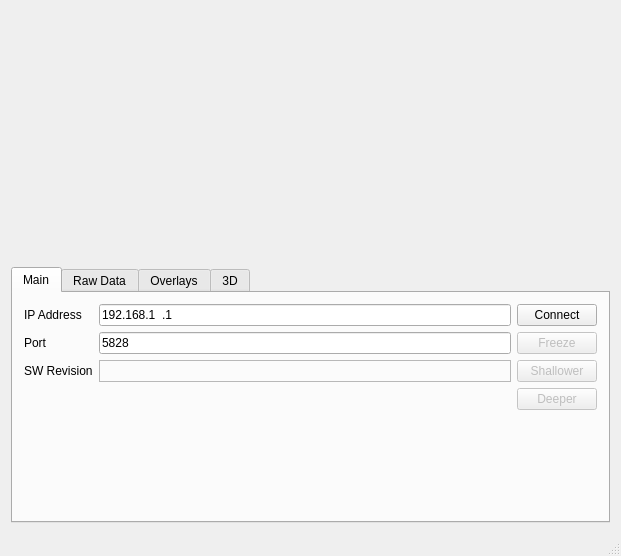
<?xml version="1.0" encoding="UTF-8"?>
<ui version="4.0">
 <class>Caster</class>
 <widget class="QMainWindow" name="Caster">
  <property name="geometry">
   <rect>
    <x>0</x>
    <y>0</y>
    <width>621</width>
    <height>556</height>
   </rect>
  </property>
  <property name="windowTitle">
   <string>Caster</string>
  </property>
  <widget class="QWidget" name="_central">
   <layout class="QVBoxLayout" name="verticalLayout">
    <item>
     <layout class="QVBoxLayout" name="image"/>
    </item>
    <item>
     <spacer name="verticalSpacer">
      <property name="orientation">
       <enum>Qt::Orientation::Vertical</enum>
      </property>
      <property name="sizeHint" stdset="0">
       <size>
        <width>20</width>
        <height>40</height>
       </size>
      </property>
     </spacer>
    </item>
    <item>
     <widget class="QTabWidget" name="tabWidget">
      <property name="currentIndex">
       <number>0</number>
      </property>
      <widget class="QWidget" name="_main">
       <attribute name="title">
        <string>Main</string>
       </attribute>
       <layout class="QGridLayout" name="gridLayout">
        <item row="1" column="1">
         <widget class="QLineEdit" name="port">
          <property name="inputMask">
           <string>#####</string>
          </property>
          <property name="text">
           <string>5828</string>
          </property>
         </widget>
        </item>
        <item row="0" column="0">
         <widget class="QLabel" name="_ip">
          <property name="text">
           <string>IP Address</string>
          </property>
         </widget>
        </item>
        <item row="2" column="0">
         <widget class="QLabel" name="label">
          <property name="text">
           <string>SW Revision</string>
          </property>
         </widget>
        </item>
        <item row="0" column="1">
         <widget class="QLineEdit" name="ip">
          <property name="inputMask">
           <string>000.000.000.000</string>
          </property>
          <property name="text">
           <string>192.168.1.1</string>
          </property>
         </widget>
        </item>
        <item row="2" column="1">
         <widget class="QLabel" name="swRevMatch">
          <property name="frameShape">
           <enum>QFrame::Shape::StyledPanel</enum>
          </property>
          <property name="text">
           <string/>
          </property>
         </widget>
        </item>
        <item row="1" column="0">
         <widget class="QLabel" name="_port">
          <property name="text">
           <string>Port</string>
          </property>
         </widget>
        </item>
        <item row="4" column="1">
         <spacer name="verticalSpacer_3">
          <property name="orientation">
           <enum>Qt::Orientation::Vertical</enum>
          </property>
          <property name="sizeHint" stdset="0">
           <size>
            <width>20</width>
            <height>40</height>
           </size>
          </property>
         </spacer>
        </item>
        <item row="2" column="2">
         <widget class="QPushButton" name="shallower">
          <property name="enabled">
           <bool>false</bool>
          </property>
          <property name="text">
           <string>Shallower</string>
          </property>
         </widget>
        </item>
        <item row="3" column="2">
         <widget class="QPushButton" name="deeper">
          <property name="enabled">
           <bool>false</bool>
          </property>
          <property name="text">
           <string>Deeper</string>
          </property>
         </widget>
        </item>
        <item row="0" column="2">
         <widget class="QPushButton" name="connect">
          <property name="text">
           <string>Connect</string>
          </property>
         </widget>
        </item>
        <item row="1" column="2">
         <widget class="QPushButton" name="freeze">
          <property name="enabled">
           <bool>false</bool>
          </property>
          <property name="text">
           <string>Freeze</string>
          </property>
         </widget>
        </item>
       </layout>
      </widget>
      <widget class="QWidget" name="_rawdata">
       <attribute name="title">
        <string>Raw Data</string>
       </attribute>
       <layout class="QGridLayout" name="gridLayout_2">
        <item row="0" column="0">
         <widget class="QPushButton" name="request">
          <property name="enabled">
           <bool>false</bool>
          </property>
          <property name="text">
           <string>Request</string>
          </property>
         </widget>
        </item>
        <item row="3" column="0">
         <widget class="QCheckBox" name="lzo">
          <property name="text">
           <string>Use LZO Compression</string>
          </property>
          <property name="checked">
           <bool>true</bool>
          </property>
         </widget>
        </item>
        <item row="2" column="0">
         <widget class="QProgressBar" name="progress">
          <property name="value">
           <number>0</number>
          </property>
         </widget>
        </item>
        <item row="1" column="0">
         <widget class="QPushButton" name="download">
          <property name="enabled">
           <bool>false</bool>
          </property>
          <property name="text">
           <string>Download...</string>
          </property>
         </widget>
        </item>
        <item row="4" column="0">
         <spacer name="verticalSpacer_2">
          <property name="orientation">
           <enum>Qt::Orientation::Vertical</enum>
          </property>
          <property name="sizeHint" stdset="0">
           <size>
            <width>20</width>
            <height>40</height>
           </size>
          </property>
         </spacer>
        </item>
       </layout>
      </widget>
      <widget class="QWidget" name="_overlays">
       <attribute name="title">
        <string>Overlays</string>
       </attribute>
       <layout class="QGridLayout" name="gridLayout_3">
        <item row="0" column="0">
         <widget class="QLabel" name="label_2">
          <property name="text">
           <string>Text</string>
          </property>
         </widget>
        </item>
        <item row="0" column="1" colspan="3">
         <widget class="QLineEdit" name="labelText"/>
        </item>
        <item row="1" column="1" colspan="3">
         <widget class="QLabel" name="label_4">
          <property name="frameShape">
           <enum>QFrame::Shape::StyledPanel</enum>
          </property>
          <property name="text">
           <string>Use right mouse button to draw</string>
          </property>
         </widget>
        </item>
        <item row="2" column="1">
         <widget class="QPushButton" name="addTrace">
          <property name="text">
           <string>Add Trace</string>
          </property>
         </widget>
        </item>
        <item row="2" column="0">
         <widget class="QPushButton" name="addLabel">
          <property name="enabled">
           <bool>false</bool>
          </property>
          <property name="text">
           <string>Add Label</string>
          </property>
         </widget>
        </item>
        <item row="1" column="0">
         <widget class="QLabel" name="label_3">
          <property name="text">
           <string>Overlay</string>
          </property>
         </widget>
        </item>
        <item row="2" column="3">
         <widget class="QPushButton" name="clearScreen">
          <property name="text">
           <string>Clear Screen</string>
          </property>
         </widget>
        </item>
        <item row="2" column="2">
         <widget class="QPushButton" name="captureImage">
          <property name="enabled">
           <bool>false</bool>
          </property>
          <property name="text">
           <string>Capture Image</string>
          </property>
         </widget>
        </item>
        <item row="3" column="2">
         <spacer name="verticalSpacer_4">
          <property name="orientation">
           <enum>Qt::Orientation::Vertical</enum>
          </property>
          <property name="sizeHint" stdset="0">
           <size>
            <width>20</width>
            <height>40</height>
           </size>
          </property>
         </spacer>
        </item>
       </layout>
      </widget>
      <widget class="QWidget" name="_render">
       <attribute name="title">
        <string>3D</string>
       </attribute>
       <layout class="QVBoxLayout" name="verticalLayout_3">
        <item>
         <layout class="QVBoxLayout" name="render"/>
        </item>
        <item>
         <widget class="QLabel" name="imuData">
          <property name="maximumSize">
           <size>
            <width>16777215</width>
            <height>30</height>
           </size>
          </property>
          <property name="frameShape">
           <enum>QFrame::Shape::StyledPanel</enum>
          </property>
          <property name="text">
           <string/>
          </property>
         </widget>
        </item>
       </layout>
      </widget>
     </widget>
    </item>
   </layout>
  </widget>
  <widget class="QStatusBar" name="status"/>
 </widget>
 <layoutdefault spacing="6" margin="11"/>
 <resources/>
 <connections>
  <connection>
   <sender>connect</sender>
   <signal>clicked()</signal>
   <receiver>Caster</receiver>
   <slot>onConnect()</slot>
   <hints>
    <hint type="sourcelabel">
     <x>478</x>
     <y>371</y>
    </hint>
    <hint type="destinationlabel">
     <x>264</x>
     <y>215</y>
    </hint>
   </hints>
  </connection>
  <connection>
   <sender>request</sender>
   <signal>clicked()</signal>
   <receiver>Caster</receiver>
   <slot>onRequest()</slot>
   <hints>
    <hint type="sourcelabel">
     <x>173</x>
     <y>413</y>
    </hint>
    <hint type="destinationlabel">
     <x>264</x>
     <y>229</y>
    </hint>
   </hints>
  </connection>
  <connection>
   <sender>download</sender>
   <signal>clicked()</signal>
   <receiver>Caster</receiver>
   <slot>onDownload()</slot>
   <hints>
    <hint type="sourcelabel">
     <x>347</x>
     <y>413</y>
    </hint>
    <hint type="destinationlabel">
     <x>264</x>
     <y>229</y>
    </hint>
   </hints>
  </connection>
  <connection>
   <sender>freeze</sender>
   <signal>clicked()</signal>
   <receiver>Caster</receiver>
   <slot>onFreeze()</slot>
   <hints>
    <hint type="sourcelabel">
     <x>412</x>
     <y>381</y>
    </hint>
    <hint type="destinationlabel">
     <x>264</x>
     <y>229</y>
    </hint>
   </hints>
  </connection>
  <connection>
   <sender>shallower</sender>
   <signal>clicked()</signal>
   <receiver>Caster</receiver>
   <slot>onShallower()</slot>
   <hints>
    <hint type="sourcelabel">
     <x>411</x>
     <y>327</y>
    </hint>
    <hint type="destinationlabel">
     <x>230</x>
     <y>217</y>
    </hint>
   </hints>
  </connection>
  <connection>
   <sender>deeper</sender>
   <signal>clicked()</signal>
   <receiver>Caster</receiver>
   <slot>onDeeper()</slot>
   <hints>
    <hint type="sourcelabel">
     <x>411</x>
     <y>358</y>
    </hint>
    <hint type="destinationlabel">
     <x>230</x>
     <y>217</y>
    </hint>
   </hints>
  </connection>
  <connection>
   <sender>addLabel</sender>
   <signal>clicked()</signal>
   <receiver>Caster</receiver>
   <slot>onAddLabel()</slot>
   <hints>
    <hint type="sourcelabel">
     <x>20</x>
     <y>20</y>
    </hint>
    <hint type="destinationlabel">
     <x>20</x>
     <y>20</y>
    </hint>
   </hints>
  </connection>
  <connection>
   <sender>addTrace</sender>
   <signal>clicked()</signal>
   <receiver>Caster</receiver>
   <slot>onAddTrace()</slot>
   <hints>
    <hint type="sourcelabel">
     <x>20</x>
     <y>20</y>
    </hint>
    <hint type="destinationlabel">
     <x>20</x>
     <y>20</y>
    </hint>
   </hints>
  </connection>
  <connection>
   <sender>captureImage</sender>
   <signal>clicked()</signal>
   <receiver>Caster</receiver>
   <slot>onCaptureImage()</slot>
   <hints>
    <hint type="sourcelabel">
     <x>20</x>
     <y>20</y>
    </hint>
    <hint type="destinationlabel">
     <x>20</x>
     <y>20</y>
    </hint>
   </hints>
  </connection>
  <connection>
   <sender>clearScreen</sender>
   <signal>clicked()</signal>
   <receiver>Caster</receiver>
   <slot>onClearScreen()</slot>
   <hints>
    <hint type="sourcelabel">
     <x>20</x>
     <y>20</y>
    </hint>
    <hint type="destinationlabel">
     <x>20</x>
     <y>20</y>
    </hint>
   </hints>
  </connection>
 </connections>
 <slots>
  <slot>onConnect()</slot>
  <slot>onRequest()</slot>
  <slot>onDownload()</slot>
  <slot>onFreeze()</slot>
  <slot>onShallower()</slot>
  <slot>onDeeper()</slot>
  <slot>onAddLabel()</slot>
  <slot>onAddTrace()</slot>
  <slot>onCaptureImage()</slot>
  <slot>onClearScreen()</slot>
 </slots>
</ui>
